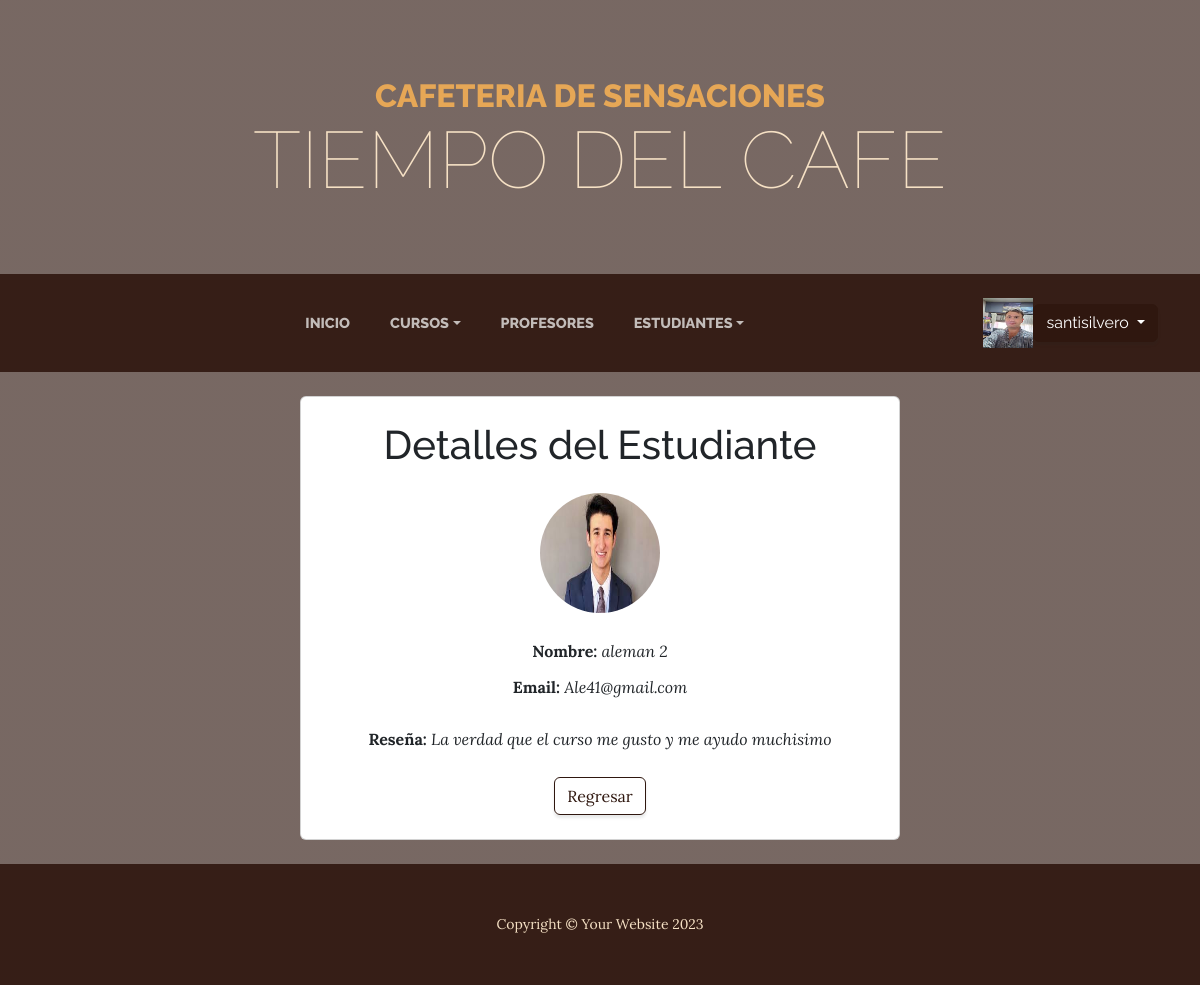
/clases/detalle_est/34/ (signed in), run on the app's committed database.
### Users/models.py (models this page shows, shortened)
class Imagen(models.Model):
    user = models.OneToOneField(User, on_delete=models.CASCADE)
    imagen = models.ImageField(upload_to='imagenes', null=True, blank = True)

### AppProyecto/models.py (models this page shows, shortened)
class Estudiantes(models.Model):
    nombreapellidoEst = models.CharField(max_length=50)
    email = models.EmailField()
    foto = models.ImageField(upload_to='fotos/', null=True, blank=True)
    descripcion = models.TextField(null=True, blank=True)

### AppProyecto/views_clases.py (the view)
# urls.py: path('clases/detalle_est/<int:pk>/', views_clases.EstudiantesDetailView.as_view(), name='DetailEst'),
class EstudiantesDetailView(LoginRequiredMixin, DetailView):
    model = Estudiantes
    template_name = "AppProyecto/Vista_Clase/est_detalle.html"

### AppProyecto/templates/appproyecto/Vista_Clase/est_detalle.html
{% extends "AppProyecto/padre.html" %}
{% load static %}
{% block contenidoQueCambia %}
    <div class="container mt-4">
        <div class="card p-4 mx-auto" style="max-width: 600px;">
            <div class="text-center">
                <h1 class="mb-4">Detalles del Estudiante</h1>
                {% if object.foto %}
                <img src="{{ object.foto.url }}" alt="" class="img-fluid rounded-circle mb-4" style="height: 120px; width: 120px;">
                {% else %}
                <img src="{% static 'appproyecto/Generico.png' %}" alt="" class="img-fluid rounded-circle mb-4" style="width: 120px; height: 120px;">
                {% endif %}
                <p class="mb-2"><strong>Nombre:</strong> <i>{{ object.nombreapellidoEst }}</i></p>
                <p class="mb-4"><strong>Email:</strong> <i>{{ object.email }}</i></p>
                <p class="mb-4"><strong>Reseña:</strong> <i>{{ object.descripcion }}</i></p>
                <a href="{% url 'ListEst' %}" class="btn btn-outline-secondary">Regresar</a>
            </div>
        </div>
    </div>
<br>
{% endblock %}

### AppProyecto/templates/appproyecto/padre.html (shortened to what this page needs)
{% load static %}
<!DOCTYPE html>
<html lang="es">
    <head>
        <link href="{% static 'appproyecto/css/styles.css' %}" rel="stylesheet" />
    </head>
    <body>
        <header>
            <h1 class="site-heading text-center text-faded d-none d-lg-block">
                <span class="site-heading-upper text-primary mb-3">Cafeteria de sensaciones</span>
                <span class="site-heading-lower">tiempo del cafe</span>
            </h1>
        </header>
        <nav class="navbar navbar-expand-lg navbar-dark py-lg-4" id="mainNav">
            <div class="container">
                <div class="collapse navbar-collapse" id="navbarSupportedContent">
                    <ul class="navbar-nav mx-auto">
                        <li class="nav-item px-lg-4">
                            <a class="nav-link text-uppercase" href="{% url 'padre' %}">Inicio</a>
                        </li>
                        <li class="nav-item dropdown text-uppercase">
                            <a class="nav-link dropdown-toggle" data-bs-toggle="dropdown" href="#" role="button" aria-expanded="false">Cursos</a>
                        </li>
                        <li class="nav-item px-lg-4">
                            <a class="nav-link text-uppercase" href="{% url 'profesoresform' %}">Profesores</a>
                        </li>
                        <li class="nav-item dropdown text-uppercase">
                            <a class="nav-link dropdown-toggle" data-bs-toggle="dropdown" href="#" role="button" aria-expanded="false">Estudiantes</a>
                        </li>
                    </ul>
                    {% if request.user.is_authenticated %}
                    <img src="{{request.user.imagen.imagen.url}}" alt="" style="height: 50px;width: 50px;">
                    <div class="dropdown">
                        <button class="btn btn-secondary dropdown-toggle" type="button" id="dropdownMenuButton1" data-bs-toggle="dropdown" aria-expanded="false">
                            {{ request.user.username }}
                        </button>
                    </div>
                {% endif %}
                    </div>
                </div>
        </nav>
        {% block contenidoQueCambia %}{% endblock %}
        <footer class="footer text-faded text-center py-5 bo">
            <div class="container"><p class="m-0 small">Copyright &copy; Your Website 2023</p></div>
        </footer>
    </body>
</html>

### data on the page
Estudiantes: foto (picture), nombreapellidoEst "aleman 2", email "Ale41@gmail.com", descripcion "La verdad que el curso me gusto y me ayudo muchisimo"

### other printed values
{{ request.user.username }} "santisilvero"
